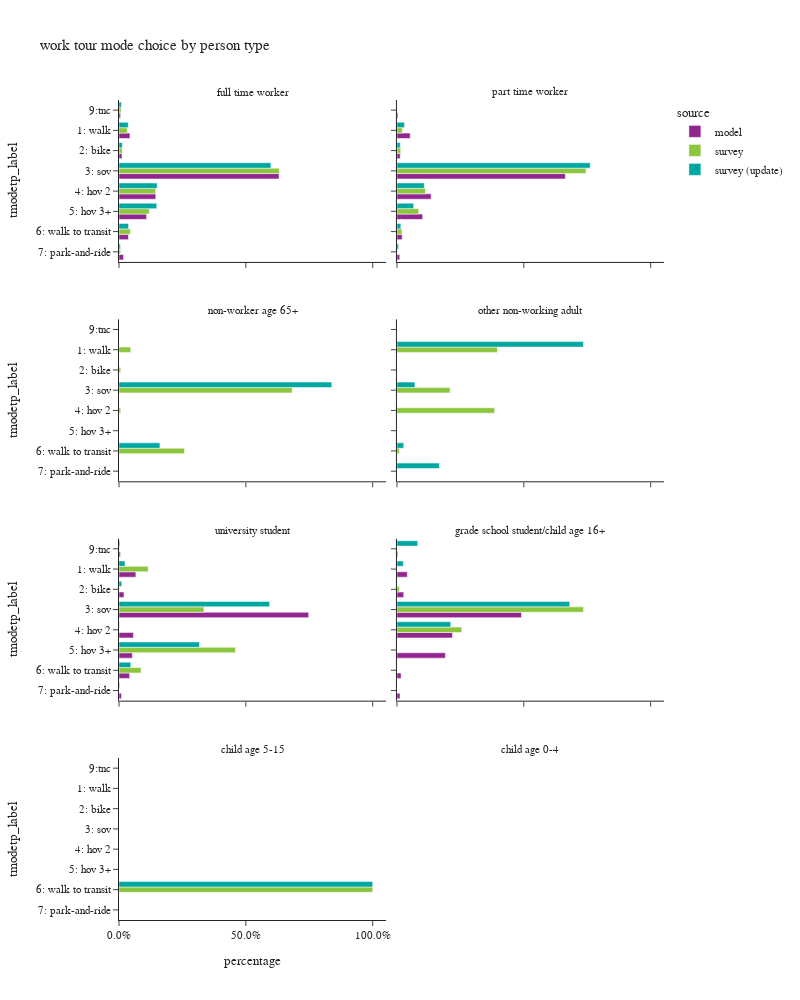

Notebook cell for this chart:
### Code cell
plot_mode_choice(wk_tour,"pptyp_label",
                 {"pptyp_label":["full time worker","part time worker","non-worker age 65+","other non-working adult",
                                 "university student","grade school student/child age 16+","child age 5-15","child age 0-4"],
                  "tmodetp_label":["1: walk","2: bike","3: sov","4: hov 2","5: hov 3+","6: walk to transit",
                                   "7: park-and-ride","8: school bus","9: other–survey only"]},
                 "person type",2,1000)

### Figure 1 — Plotly figure (JSON) as saved in the notebook; plotly's stock layout.template omitted (floating-point values rounded to 4 significant figures)
{"data": [{"alignmentgroup": "True", "customdata": [[50868], [13729], [743702], [170670], [128298], [43823], [20811], [7232]], "hovertemplate": "source=model<br>pptyp_label=full time worker<br>percentage=%{x}<br>tmodetp_label=%{y}<br>sample count=%{customdata[0]}<extra></extra>", "legendgroup": "model", "marker": {"color": "#91268F", "pattern": {"shape": ""}}, "name": "model", "offsetgroup": "model", "orientation": "h", "showlegend": true, "textposition": "auto", "type": "bar", "x": [0.04314, 0.01164, 0.6307, 0.1447, 0.1088, 0.03717, 0.01765, 0.006133], "xaxis": "x7", "y": ["1: walk", "2: bike", "3: sov", "4: hov 2", "5: hov 3+", "6: walk to transit", "7: park-and-ride", "9:tnc"], "yaxis": "y7"}, {"alignmentgroup": "True", "customdata": [[11729], [2896], [149638], [30371], [22804], [4638], [2475], [928]], "hovertemplate": "source=model<br>pptyp_label=part time worker<br>percentage=%{x}<br>tmodetp_label=%{y}<br>sample count=%{customdata[0]}<extra></extra>", "legendgroup": "model", "marker": {"color": "#91268F", "pattern": {"shape": ""}}, "name": "model", "offsetgroup": "model", "orientation": "h", "showlegend": false, "textposition": "auto", "type": "bar", "x": [0.05202, 0.01284, 0.6636, 0.1347, 0.1011, 0.02057, 0.01098, 0.004116], "xaxis": "x8", "y": ["1: walk", "2: bike", "3: sov", "4: hov 2", "5: hov 3+", "6: walk to transit", "7: park-and-ride", "9:tnc"], "yaxis": "y8"}, {"alignmentgroup": "True", "customdata": [[1059], [312], [11925], [907], [840], [668], [154], [84]], "hovertemplate": "source=model<br>pptyp_label=university student<br>percentage=%{x}<br>tmodetp_label=%{y}<br>sample count=%{customdata[0]}<extra></extra>", "legendgroup": "model", "marker": {"color": "#91268F", "pattern": {"shape": ""}}, "name": "model", "offsetgroup": "model", "orientation": "h", "showlegend": false, "textposition": "auto", "type": "bar", "x": [0.0664, 0.01956, 0.7477, 0.05687, 0.05267, 0.04188, 0.009656, 0.005267], "xaxis": "x3", "y": ["1: walk", "2: bike", "3: sov", "4: hov 2", "5: hov 3+", "6: walk to transit", "7: park-and-ride", "9:tnc"], "yaxis": "y3"}, {"alignmentgroup": "True", "customdata": [[1004], [660], [12142], [5415], [4723], [405], [300], [86]], "hovertemplate": "source=model<br>pptyp_label=grade school student/child age 16+<br>percentage=%{x}<br>tmodetp_label=%{y}<br>sample count=%{customdata[0]}<extra></extra>", "legendgroup": "model", "marker": {"color": "#91268F", "pattern": {"shape": ""}}, "name": "model", "offsetgroup": "model", "orientation": "h", "showlegend": false, "textposition": "auto", "type": "bar", "x": [0.04059, 0.02668, 0.4909, 0.2189, 0.1909, 0.01637, 0.01213, 0.003477], "xaxis": "x4", "y": ["1: walk", "2: bike", "3: sov", "4: hov 2", "5: hov 3+", "6: walk to transit", "7: park-and-ride", "9:tnc"], "yaxis": "y4"}, {"alignmentgroup": "True", "customdata": [[116], [96], [792], [141], [66], [219], [16], [10]], "hovertemplate": "source=survey<br>pptyp_label=full time worker<br>percentage=%{x}<br>tmodetp_label=%{y}<br>sample count=%{customdata[0]}<extra></extra>", "legendgroup": "survey", "marker": {"color": "#8CC63E", "pattern": {"shape": ""}}, "name": "survey", "offsetgroup": "survey", "orientation": "h", "showlegend": true, "textposition": "auto", "type": "bar", "x": [0.03263, 0.01248, 0.6316, 0.1444, 0.1193, 0.04523, 0.006367, 0.007974], "xaxis": "x7", "y": ["1: walk", "2: bike", "3: sov", "4: hov 2", "5: hov 3+", "6: walk to transit", "7: park-and-ride", "9:tnc"], "yaxis": "y7"}, {"alignmentgroup": "True", "customdata": [[18], [9], [151], [27], [10], [22], [1], [1]], "hovertemplate": "source=survey<br>pptyp_label=part time worker<br>percentage=%{x}<br>tmodetp_label=%{y}<br>sample count=%{customdata[0]}<extra></extra>", "legendgroup": "survey", "marker": {"color": "#8CC63E", "pattern": {"shape": ""}}, "name": "survey", "offsetgroup": "survey", "orientation": "h", "showlegend": false, "textposition": "auto", "type": "bar", "x": [0.02124, 0.01467, 0.7452, 0.1126, 0.08572, 0.01943, 0.001054, 5.706e-05], "xaxis": "x8", "y": ["1: walk", "2: bike", "3: sov", "4: hov 2", "5: hov 3+", "6: walk to transit", "7: park-and-ride", "9:tnc"], "yaxis": "y8"}, {"alignmentgroup": "True", "customdata": [[2], [1], [16], [1], [2]], "hovertemplate": "source=survey<br>pptyp_label=non-worker age 65+<br>percentage=%{x}<br>tmodetp_label=%{y}<br>sample count=%{customdata[0]}<extra></extra>", "legendgroup": "survey", "marker": {"color": "#8CC63E", "pattern": {"shape": ""}}, "name": "survey", "offsetgroup": "survey", "orientation": "h", "showlegend": false, "textposition": "auto", "type": "bar", "x": [0.04594, 0.006798, 0.6825, 0.00672, 0.258], "xaxis": "x5", "y": ["1: walk", "2: bike", "3: sov", "4: hov 2", "6: walk to transit"], "yaxis": "y5"}, {"alignmentgroup": "True", "customdata": [[2], [2], [5], [1]], "hovertemplate": "source=survey<br>pptyp_label=other non-working adult<br>percentage=%{x}<br>tmodetp_label=%{y}<br>sample count=%{customdata[0]}<extra></extra>", "legendgroup": "survey", "marker": {"color": "#8CC63E", "pattern": {"shape": ""}}, "name": "survey", "offsetgroup": "survey", "orientation": "h", "showlegend": false, "textposition": "auto", "type": "bar", "x": [0.396, 0.2095, 0.385, 0.009422], "xaxis": "x6", "y": ["1: walk", "3: sov", "4: hov 2", "6: walk to transit"], "yaxis": "y6"}, {"alignmentgroup": "True", "customdata": [[5], [1], [13], [1], [2], [9], [1]], "hovertemplate": "source=survey<br>pptyp_label=university student<br>percentage=%{x}<br>tmodetp_label=%{y}<br>sample count=%{customdata[0]}<extra></extra>", "legendgroup": "survey", "marker": {"color": "#8CC63E", "pattern": {"shape": ""}}, "name": "survey", "offsetgroup": "survey", "orientation": "h", "showlegend": false, "textposition": "auto", "type": "bar", "x": [0.1153, 0.0004684, 0.3347, 0.001578, 0.459, 0.0869, 0.002044], "xaxis": "x3", "y": ["1: walk", "2: bike", "3: sov", "4: hov 2", "5: hov 3+", "6: walk to transit", "9:tnc"], "yaxis": "y3"}, {"alignmentgroup": "True", "customdata": [[1], [5], [1]], "hovertemplate": "source=survey<br>pptyp_label=grade school student/child age 16+<br>percentage=%{x}<br>tmodetp_label=%{y}<br>sample count=%{customdata[0]}<extra></extra>", "legendgroup": "survey", "marker": {"color": "#8CC63E", "pattern": {"shape": ""}}, "name": "survey", "offsetgroup": "survey", "orientation": "h", "showlegend": false, "textposition": "auto", "type": "bar", "x": [0.009525, 0.7351, 0.2554], "xaxis": "x4", "y": ["2: bike", "3: sov", "4: hov 2"], "yaxis": "y4"}, {"alignmentgroup": "True", "customdata": [[1]], "hovertemplate": "source=survey<br>pptyp_label=child age 5-15<br>percentage=%{x}<br>tmodetp_label=%{y}<br>sample count=%{customdata[0]}<extra></extra>", "legendgroup": "survey", "marker": {"color": "#8CC63E", "pattern": {"shape": ""}}, "name": "survey", "offsetgroup": "survey", "orientation": "h", "showlegend": false, "textposition": "auto", "type": "bar", "x": [1], "xaxis": "x", "y": ["6: walk to transit"], "yaxis": "y"}, {"alignmentgroup": "True", "customdata": [[126], [93], [836], [148], [74], [214], [16], [13]], "hovertemplate": "source=survey (update)<br>pptyp_label=full time worker<br>percentage=%{x}<br>tmodetp_label=%{y}<br>sample count=%{customdata[0]}<extra></extra>", "legendgroup": "survey (update)", "marker": {"color": "#00A7A0", "pattern": {"shape": ""}}, "name": "survey (update)", "offsetgroup": "survey (update)", "orientation": "h", "showlegend": true, "textposition": "auto", "type": "bar", "x": [0.03634, 0.0131, 0.5987, 0.1505, 0.1488, 0.03745, 0.005458, 0.009663], "xaxis": "x7", "y": ["1: walk", "2: bike", "3: sov", "4: hov 2", "5: hov 3+", "6: walk to transit", "7: park-and-ride", "9:tnc"], "yaxis": "y7"}, {"alignmentgroup": "True", "customdata": [[19], [9], [152], [26], [10], [27], [2], [1]], "hovertemplate": "source=survey (update)<br>pptyp_label=part time worker<br>percentage=%{x}<br>tmodetp_label=%{y}<br>sample count=%{customdata[0]}<extra></extra>", "legendgroup": "survey (update)", "marker": {"color": "#00A7A0", "pattern": {"shape": ""}}, "name": "survey (update)", "offsetgroup": "survey (update)", "orientation": "h", "showlegend": false, "textposition": "auto", "type": "bar", "x": [0.02971, 0.01304, 0.7618, 0.1077, 0.06591, 0.01533, 0.006473, 5.639e-05], "xaxis": "x8", "y": ["1: walk", "2: bike", "3: sov", "4: hov 2", "5: hov 3+", "6: walk to transit", "7: park-and-ride", "9:tnc"], "yaxis": "y8"}, {"alignmentgroup": "True", "customdata": [[2], [2]], "hovertemplate": "source=survey (update)<br>pptyp_label=non-worker age 65+<br>percentage=%{x}<br>tmodetp_label=%{y}<br>sample count=%{customdata[0]}<extra></extra>", "legendgroup": "survey (update)", "marker": {"color": "#00A7A0", "pattern": {"shape": ""}}, "name": "survey (update)", "offsetgroup": "survey (update)", "orientation": "h", "showlegend": false, "textposition": "auto", "type": "bar", "x": [0.8388, 0.1612], "xaxis": "x5", "y": ["3: sov", "6: walk to transit"], "yaxis": "y5"}, {"alignmentgroup": "True", "customdata": [[2], [1], [1], [1]], "hovertemplate": "source=survey (update)<br>pptyp_label=other non-working adult<br>percentage=%{x}<br>tmodetp_label=%{y}<br>sample count=%{customdata[0]}<extra></extra>", "legendgroup": "survey (update)", "marker": {"color": "#00A7A0", "pattern": {"shape": ""}}, "name": "survey (update)", "offsetgroup": "survey (update)", "orientation": "h", "showlegend": false, "textposition": "auto", "type": "bar", "x": [0.7351, 0.07087, 0.02678, 0.1673], "xaxis": "x6", "y": ["1: walk", "3: sov", "6: walk to transit", "7: park-and-ride"], "yaxis": "y6"}, {"alignmentgroup": "True", "customdata": [[7], [2], [16], [1], [1], [11], [1], [1]], "hovertemplate": "source=survey (update)<br>pptyp_label=university student<br>percentage=%{x}<br>tmodetp_label=%{y}<br>sample count=%{customdata[0]}<extra></extra>", "legendgroup": "survey (update)", "marker": {"color": "#00A7A0", "pattern": {"shape": ""}}, "name": "survey (update)", "offsetgroup": "survey (update)", "orientation": "h", "showlegend": false, "textposition": "auto", "type": "bar", "x": [0.02381, 0.01071, 0.5936, 0.001882, 0.3171, 0.04645, 0.002768, 0.003679], "xaxis": "x3", "y": ["1: walk", "2: bike", "3: sov", "4: hov 2", "5: hov 3+", "6: walk to transit", "7: park-and-ride", "9:tnc"], "yaxis": "y3"}, {"alignmentgroup": "True", "customdata": [[1], [5], [1], [1]], "hovertemplate": "source=survey (update)<br>pptyp_label=grade school student/child age 16+<br>percentage=%{x}<br>tmodetp_label=%{y}<br>sample count=%{customdata[0]}<extra></extra>", "legendgroup": "survey (update)", "marker": {"color": "#00A7A0", "pattern": {"shape": ""}}, "name": "survey (update)", "offsetgroup": "survey (update)", "orientation": "h", "showlegend": false, "textposition": "auto", "type": "bar", "x": [0.02501, 0.681, 0.2121, 0.08193], "xaxis": "x4", "y": ["1: walk", "3: sov", "4: hov 2", "9:tnc"], "yaxis": "y4"}, {"alignmentgroup": "True", "customdata": [[1]], "hovertemplate": "source=survey (update)<br>pptyp_label=child age 5-15<br>percentage=%{x}<br>tmodetp_label=%{y}<br>sample count=%{customdata[0]}<extra></extra>", "legendgroup": "survey (update)", "marker": {"color": "#00A7A0", "pattern": {"shape": ""}}, "name": "survey (update)", "offsetgroup": "survey (update)", "orientation": "h", "showlegend": false, "textposition": "auto", "type": "bar", "x": [1], "xaxis": "x", "y": ["6: walk to transit"], "yaxis": "y"}], "layout": {"annotations": [{"font": {}, "showarrow": false, "text": "child age 5-15", "x": 0.245, "xanchor": "center", "xref": "paper", "y": 0.1975, "yanchor": "bottom", "yref": "paper"}, {"font": {}, "showarrow": false, "text": "child age 0-4", "x": 0.755, "xanchor": "center", "xref": "paper", "y": 0.1975, "yanchor": "bottom", "yref": "paper"}, {"font": {}, "showarrow": false, "text": "university student", "x": 0.245, "xanchor": "center", "xref": "paper", "y": 0.465, "yanchor": "bottom", "yref": "paper"}, {"font": {}, "showarrow": false, "text": "grade school student/child age 16+", "x": 0.755, "xanchor": "center", "xref": "paper", "y": 0.465, "yanchor": "bottom", "yref": "paper"}, {"font": {}, "showarrow": false, "text": "non-worker age 65+", "x": 0.245, "xanchor": "center", "xref": "paper", "y": 0.7325, "yanchor": "bottom", "yref": "paper"}, {"font": {}, "showarrow": false, "text": "other non-working adult", "x": 0.755, "xanchor": "center", "xref": "paper", "y": 0.7325, "yanchor": "bottom", "yref": "paper"}, {"font": {}, "showarrow": false, "text": "full time worker", "x": 0.245, "xanchor": "center", "xref": "paper", "y": 1, "yanchor": "bottom", "yref": "paper"}, {"font": {}, "showarrow": false, "text": "part time worker", "x": 0.755, "xanchor": "center", "xref": "paper", "y": 1, "yanchor": "bottom", "yref": "paper"}], "barmode": "group", "height": 1000, "legend": {"title": {"text": "source"}, "tracegroupgap": 0}, "title": {"text": "work tour mode choice by person type"}, "width": 800, "xaxis": {"anchor": "y", "domain": [0, 0.49], "tickformat": ".1%", "title": {"text": "percentage"}}, "xaxis2": {"anchor": "y2", "domain": [0.51, 1], "matches": "x", "tickformat": ".1%", "title": {"text": "percentage"}}, "xaxis3": {"anchor": "y3", "domain": [0, 0.49], "matches": "x", "showticklabels": false, "tickformat": ".1%"}, "xaxis4": {"anchor": "y4", "domain": [0.51, 1], "matches": "x", "showticklabels": false, "tickformat": ".1%"}, "xaxis5": {"anchor": "y5", "domain": [0, 0.49], "matches": "x", "showticklabels": false, "tickformat": ".1%"}, "xaxis6": {"anchor": "y6", "domain": [0.51, 1], "matches": "x", "showticklabels": false, "tickformat": ".1%"}, "xaxis7": {"anchor": "y7", "domain": [0, 0.49], "matches": "x", "showticklabels": false, "tickformat": ".1%"}, "xaxis8": {"anchor": "y8", "domain": [0.51, 1], "matches": "x", "showticklabels": false, "tickformat": ".1%"}, "yaxis": {"anchor": "x", "categoryarray": ["9: other–survey only", "8: school bus", "7: park-and-ride", "6: walk to transit", "5: hov 3+", "4: hov 2", "3: sov", "2: bike", "1: walk"], "categoryorder": "array", "domain": [0, 0.1975], "title": {"text": "tmodetp_label"}}, "yaxis2": {"anchor": "x2", "domain": [0, 0.1975], "matches": "y", "showticklabels": false}, "yaxis3": {"anchor": "x3", "categoryarray": ["9: other–survey only", "8: school bus", "7: park-and-ride", "6: walk to transit", "5: hov 3+", "4: hov 2", "3: sov", "2: bike", "1: walk"], "categoryorder": "array", "domain": [0.2675, 0.465], "matches": "y", "title": {"text": "tmodetp_label"}}, "yaxis4": {"anchor": "x4", "domain": [0.2675, 0.465], "matches": "y", "showticklabels": false}, "yaxis5": {"anchor": "x5", "categoryarray": ["9: other–survey only", "8: school bus", "7: park-and-ride", "6: walk to transit", "5: hov 3+", "4: hov 2", "3: sov", "2: bike", "1: walk"], "categoryorder": "array", "domain": [0.535, 0.7325], "matches": "y", "title": {"text": "tmodetp_label"}}, "yaxis6": {"anchor": "x6", "domain": [0.535, 0.7325], "matches": "y", "showticklabels": false}, "yaxis7": {"anchor": "x7", "categoryarray": ["9: other–survey only", "8: school bus", "7: park-and-ride", "6: walk to transit", "5: hov 3+", "4: hov 2", "3: sov", "2: bike", "1: walk"], "categoryorder": "array", "domain": [0.8025, 1], "matches": "y", "title": {"text": "tmodetp_label"}}, "yaxis8": {"anchor": "x8", "domain": [0.8025, 1], "matches": "y", "showticklabels": false}}}
